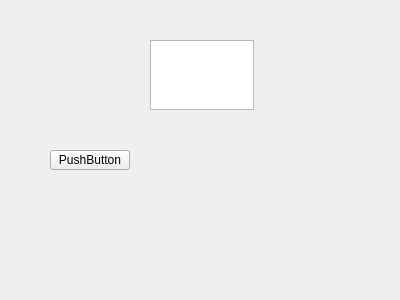
<?xml version="1.0" encoding="UTF-8"?>
<ui version="4.0">
 <class>Form</class>
 <widget class="QWidget" name="Form">
  <property name="geometry">
   <rect>
    <x>0</x>
    <y>0</y>
    <width>400</width>
    <height>300</height>
   </rect>
  </property>
  <property name="windowTitle">
   <string>Form</string>
  </property>
  <widget class="QPlainTextEdit" name="plainTextEdit">
   <property name="geometry">
    <rect>
     <x>150</x>
     <y>40</y>
     <width>104</width>
     <height>70</height>
    </rect>
   </property>
  </widget>
  <widget class="QPushButton" name="pushButton">
   <property name="geometry">
    <rect>
     <x>50</x>
     <y>150</y>
     <width>80</width>
     <height>20</height>
    </rect>
   </property>
   <property name="text">
    <string>PushButton</string>
   </property>
  </widget>
 </widget>
 <resources/>
 <connections/>
</ui>
